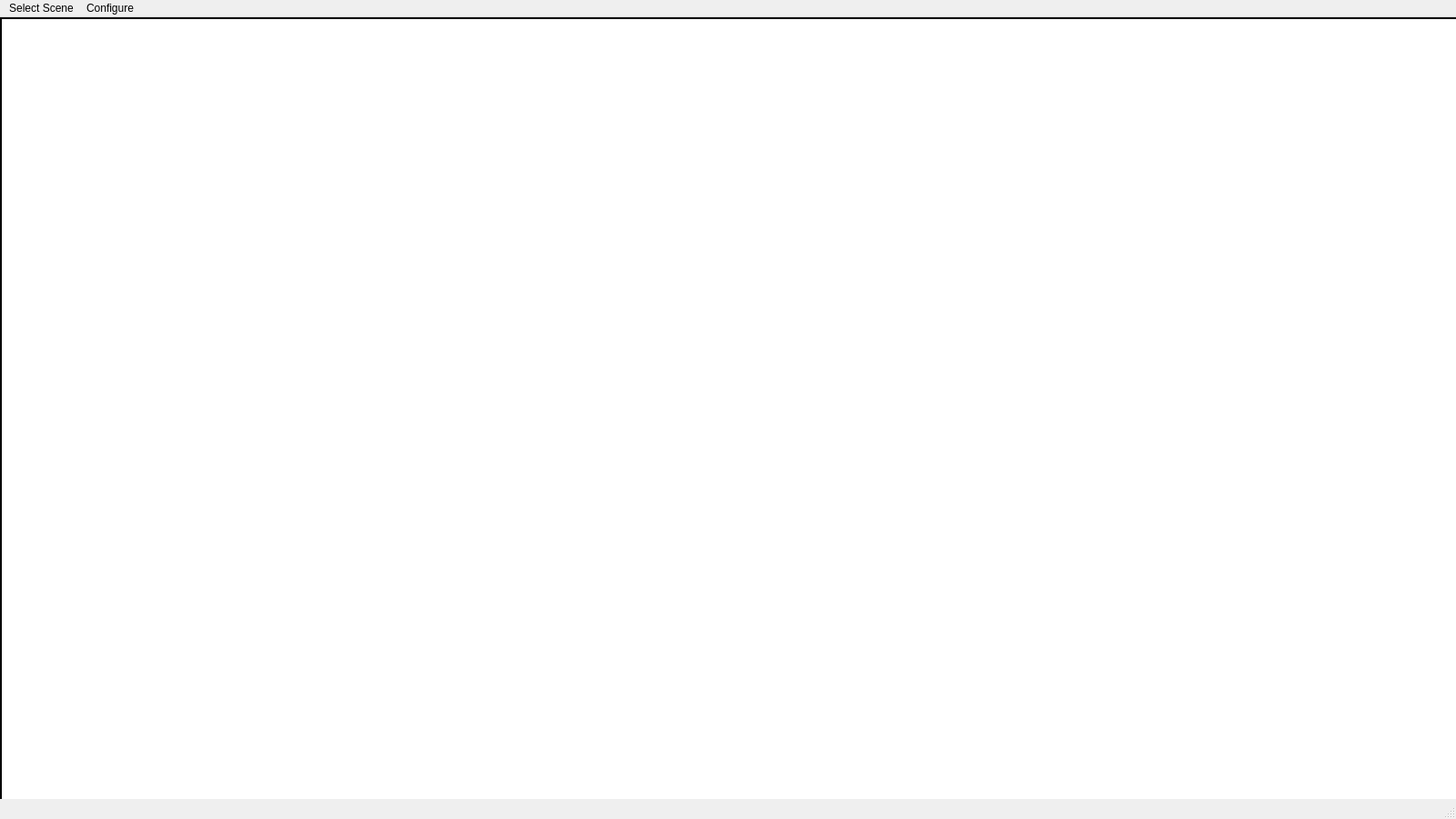
<?xml version="1.0" encoding="UTF-8"?>
<ui version="4.0">
 <class>MainWindow</class>
 <widget class="QMainWindow" name="MainWindow">
  <property name="geometry">
   <rect>
    <x>0</x>
    <y>0</y>
    <width>1600</width>
    <height>900</height>
   </rect>
  </property>
  <property name="windowTitle">
   <string>MainWindow</string>
  </property>
  <widget class="QWidget" name="centralwidget">
   <widget class="QGraphicsView" name="renderView">
    <property name="geometry">
     <rect>
      <x>0</x>
      <y>0</y>
      <width>1681</width>
      <height>1031</height>
     </rect>
    </property>
    <property name="frameShape">
     <enum>QFrame::Shape::Box</enum>
    </property>
    <property name="frameShadow">
     <enum>QFrame::Shadow::Plain</enum>
    </property>
    <property name="lineWidth">
     <number>2</number>
    </property>
    <property name="dragMode">
     <enum>QGraphicsView::DragMode::NoDrag</enum>
    </property>
   </widget>
  </widget>
  <widget class="QMenuBar" name="menubar">
   <property name="geometry">
    <rect>
     <x>0</x>
     <y>0</y>
     <width>1600</width>
     <height>22</height>
    </rect>
   </property>
   <widget class="QMenu" name="SelectSceneFile">
    <property name="statusTip">
     <string>Select File to render</string>
    </property>
    <property name="title">
     <string>Select Scene</string>
    </property>
    <addaction name="loadCRTScene"/>
   </widget>
   <widget class="QMenu" name="RenderConfiguration">
    <property name="title">
     <string>Configure</string>
    </property>
   </widget>
   <addaction name="SelectSceneFile"/>
   <addaction name="RenderConfiguration"/>
  </widget>
  <widget class="QStatusBar" name="statusbar"/>
  <action name="loadCRTScene">
   <property name="text">
    <string>Load CRTScene</string>
   </property>
  </action>
 </widget>
 <resources/>
 <connections/>
</ui>
